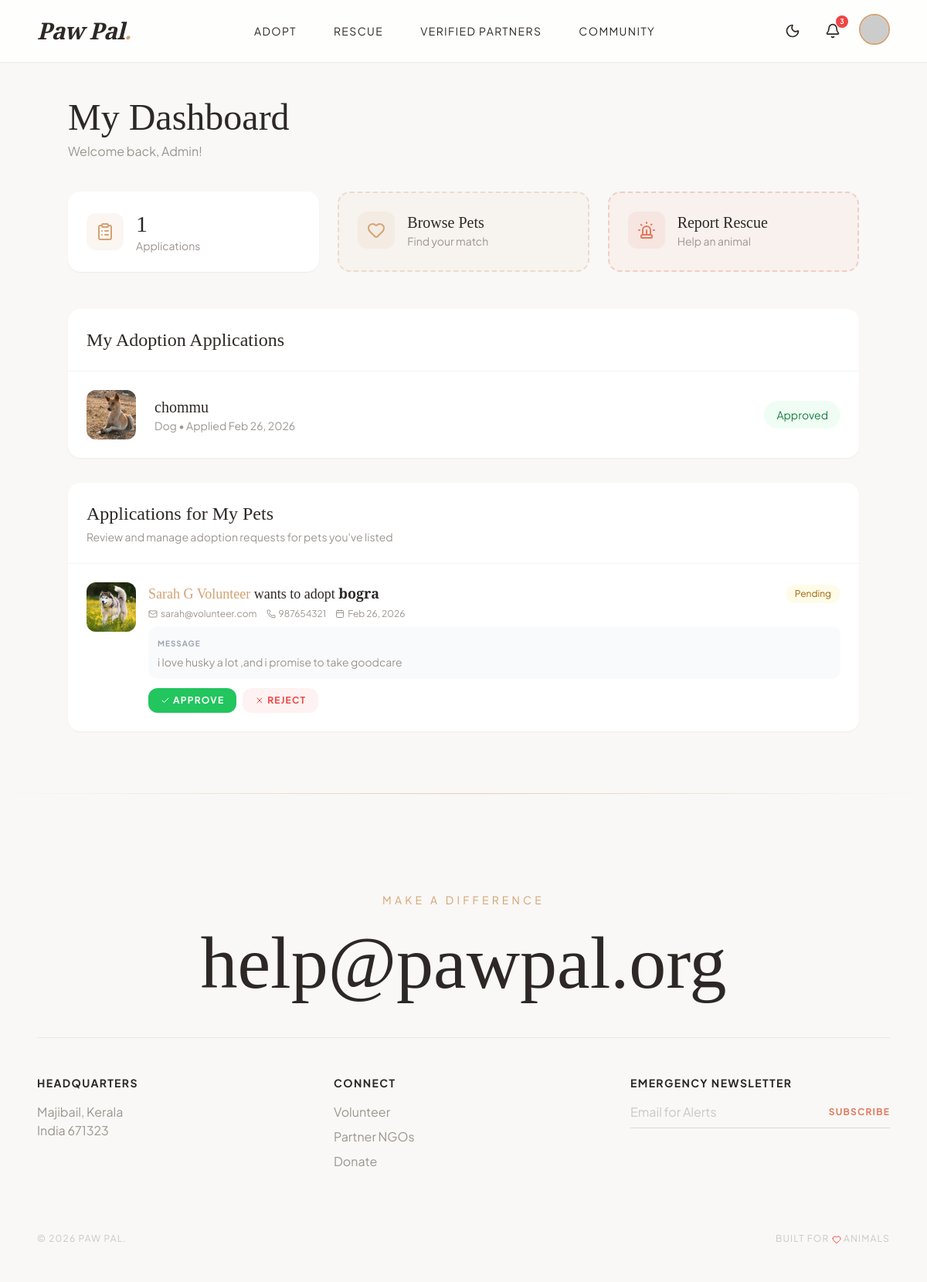
The app's page /public/index.php (signed in), older data.
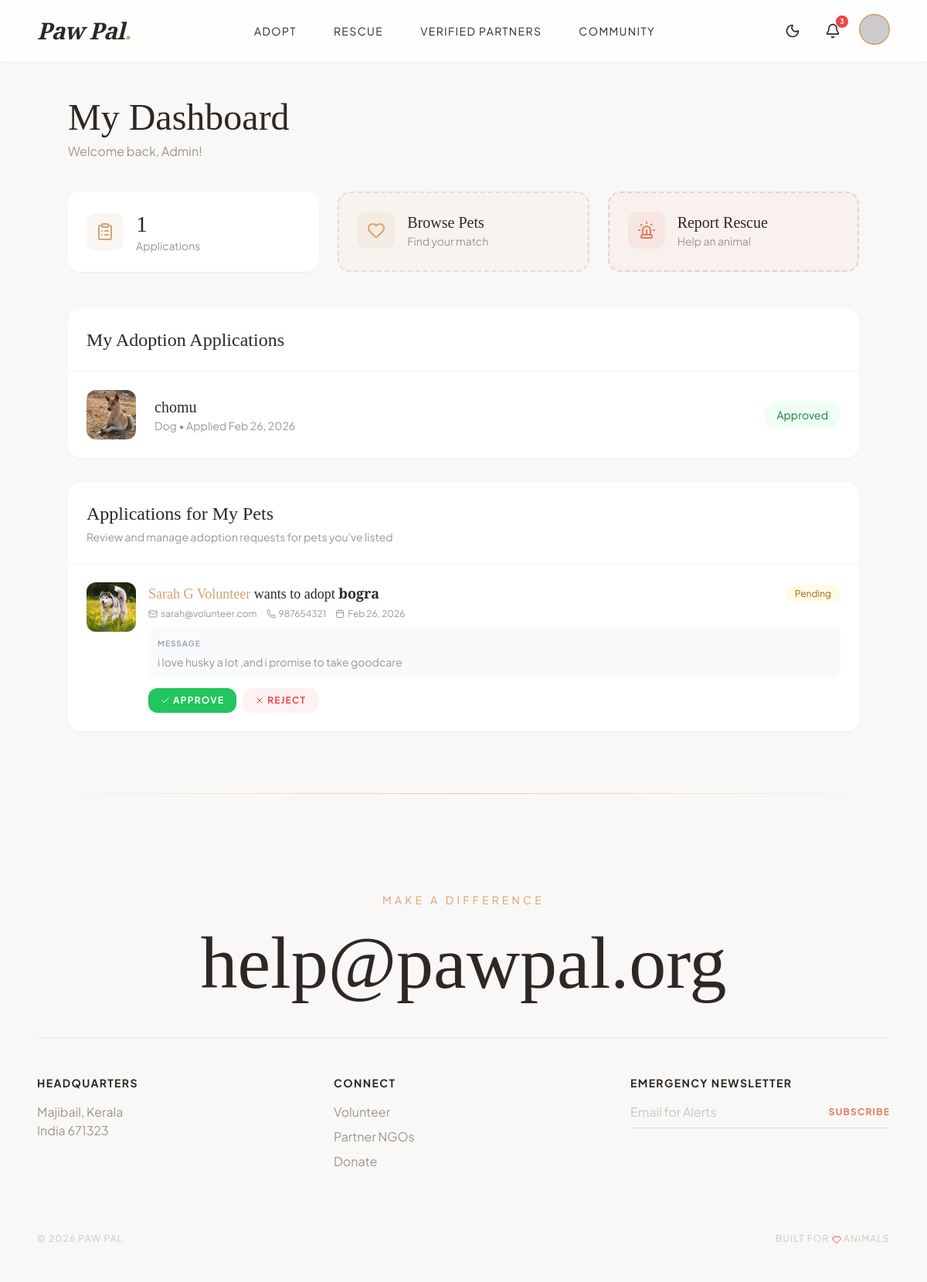
The same page, newer data.
### tables this page shows
CREATE TABLE `adoption_applications` (
  `id` int(11) NOT NULL,
  `user_id` int(11) DEFAULT NULL,
  `pet_id` int(11) DEFAULT NULL,
  `message` text DEFAULT NULL,
  `status` enum('Pending','Approved','Rejected') DEFAULT 'Pending',
  `admin_notes` text DEFAULT NULL,
  `owner_response` enum('Pending','Deal','No Deal') DEFAULT 'Pending',
  `owner_notes` text DEFAULT NULL,
  `application_date` timestamp NOT NULL DEFAULT current_timestamp()
);

CREATE TABLE `pets` (
  `id` int(11) NOT NULL,
  `name` varchar(50) NOT NULL,
  `type` enum('dog','cat','bird','other') NOT NULL,
  `breed` varchar(50) DEFAULT NULL,
  `age` varchar(20) DEFAULT NULL,
  `gender` enum('Male','Female') NOT NULL,
  `description` text DEFAULT NULL,
  `image` varchar(255) DEFAULT 'default_pet.jpg',
  `status` enum('Available','Adopted','Pending') DEFAULT 'Available',
  `added_by` int(11) DEFAULT NULL,
  `added_at` timestamp NOT NULL DEFAULT current_timestamp()
);

### public/index.php (the view, shortened to what the changed rows need)
<?php
include '../config.php';
$userId = $_SESSION['user_id'];
$applications = $conn->query("SELECT aa.*, p.name as pet_name, p.type, p.image
                               FROM adoption_applications aa
                               JOIN pets p ON aa.pet_id = p.id
                               WHERE aa.user_id = $userId
                               ORDER BY aa.application_date DESC");
$ownerApps = $conn->query("SELECT aa.*, u.username as applicant_name, u.email as applicant_email, u.phone as applicant_phone,
                                   p.name as pet_name, p.type, p.image as pet_image
                            FROM adoption_applications aa
                            JOIN users u ON aa.user_id = u.id
                            JOIN pets p ON aa.pet_id = p.id
                            WHERE p.added_by = $userId
                            ORDER BY aa.application_date DESC");
include '../includes/header.php';
?>
<section class="pt-32 pb-20 px-6">
    <div class="max-w-5xl mx-auto">
        <div class="mb-10">
            <h1 class="font-serif text-5xl mb-2">My Dashboard</h1>
        </div>
        <div class="bg-white rounded-2xl shadow-sm overflow-hidden">
            <div class="p-6 border-b border-gray-100">
                <h2 class="font-serif text-2xl">My Adoption Applications</h2>
            </div>
            <?php if ($applications->num_rows > 0): ?>
                <div class="divide-y divide-gray-50">
                    <?php while ($app = $applications->fetch_assoc()): ?>
                        <div class="p-6 flex items-center gap-6 hover:bg-gray-50 transition-colors">
                            <div class="w-16 h-16 rounded-xl overflow-hidden flex-shrink-0">
                                <img src="<?php echo file_exists('../uploads/pets/' . $app['image']) ? '../uploads/pets/' . $app['image'] : 'https://images.unsplash.com/photo-1587300003388-59208cc962cb?w=100'; ?>"
                                    alt="<?php echo htmlspecialchars($app['pet_name']); ?>" class="w-full h-full object-cover">
                            </div>
                            <div class="flex-1">
                                <h3 class="font-serif text-xl"><?php echo htmlspecialchars($app['pet_name']); ?></h3>
                                <p class="text-sm text-paw-gray capitalize"><?php echo $app['type']; ?> • Applied
                                    <?php echo date('M d, Y', strtotime($app['application_date'])); ?>
                                </p>
                            </div>
                            <span
                                class="px-4 py-2 text-sm rounded-full
                            <?php echo $app['status'] === 'Pending' ? 'bg-yellow-50 text-yellow-700' :
                                ($app['status'] === 'Approved' ? 'bg-green-50 text-green-700' : 'bg-red-50 text-red-700'); ?>">
                                <?php echo $app['status']; ?>
                            </span>
                        </div>
                    <?php endwhile; ?>
                </div>
            <?php endif; ?>
        </div>
        <?php if ($ownerApps && $ownerApps->num_rows > 0): ?>
            <div class="bg-white rounded-2xl shadow-sm overflow-hidden mt-8">
                <div class="p-6 border-b border-gray-100">
                    <h2 class="font-serif text-2xl">Applications for My Pets</h2>
                </div>
            </div>
        <?php endif; ?>
    </div>
</section>
<?php include '../includes/footer.php'; ?>

Row changes from the older to the newer data that the page shows:
changed through a linked row, adoption_applications "Approved": pet.name "chommu" → "chomu"
